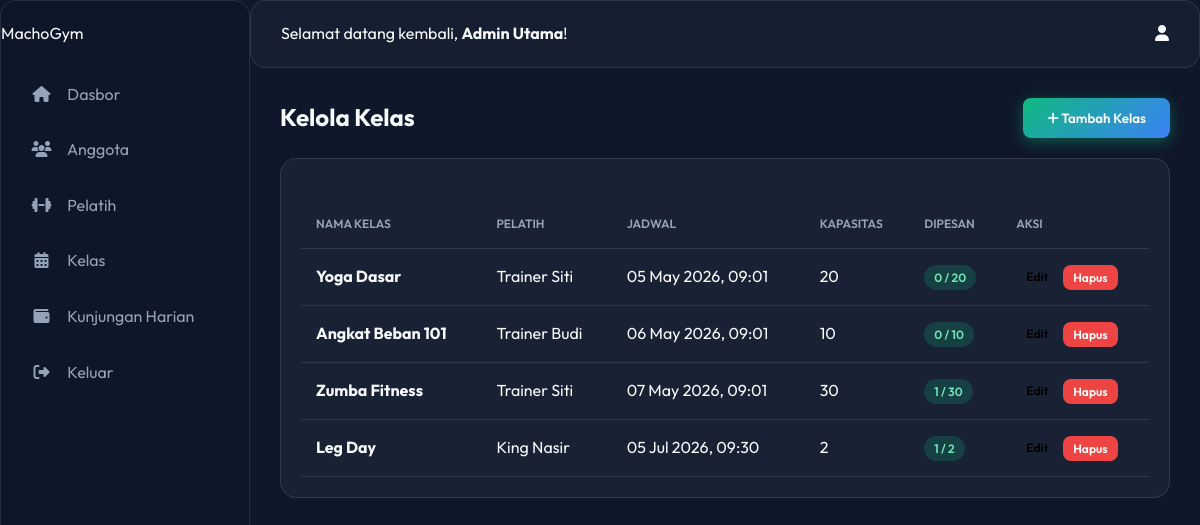
The page /index.php?page=admin_classes (signed in) on the database its author committed.
### tables this page shows
CREATE TABLE `classes` (
  `id` int(11) NOT NULL,
  `name` varchar(100) NOT NULL,
  `description` text DEFAULT NULL,
  `trainer_id` int(11) NOT NULL,
  `schedule` datetime NOT NULL,
  `capacity` int(11) NOT NULL,
  `created_at` timestamp NOT NULL DEFAULT current_timestamp()
);

### views/admin/classes.php (the view, shortened to what this page needs)
<?php
require_once 'views/layouts/header.php';
$db = new Database();
$conn = $db->getConnection();
?>
<div style="display: flex; justify-content: space-between; align-items: center; margin-bottom: 20px;">
    <h2>Kelola Kelas</h2>
    <button class="btn btn-primary" onclick="document.getElementById('addClassForm').style.display = 'block'; document.getElementById('editClassForm').style.display = 'none';"><i class="fa fa-plus"></i> Tambah Kelas</button>
</div>
<div class="glass" style="padding: 20px;">
    <div class="table-container">
        <table class="table">
            <thead>
                <tr>
                    <th>Nama Kelas</th>
                    <th>Pelatih</th>
                    <th>Jadwal</th>
                    <th>Kapasitas</th>
                    <th>Dipesan</th>
                    <th>Aksi</th>
                </tr>
            </thead>
            <tbody>
                <?php
                $stmt = $conn->query("
                    SELECT c.id, c.name, c.description, c.schedule, c.capacity, c.trainer_id, tu.name as trainer_name,
                           (SELECT COUNT(*) FROM bookings b WHERE b.class_id = c.id AND b.status='booked') as booked_count
                    FROM classes c
                    JOIN trainers t ON c.trainer_id = t.id
                    JOIN users tu ON t.user_id = tu.id
                    ORDER BY c.schedule ASC
                ");
                while ($row = $stmt->fetch()):
                    $schedule_val = date('Y-m-d\TH:i', strtotime($row['schedule']));
                ?>
                <tr>
                    <td><strong><?php echo $row['name']; ?></strong></td>
                    <td><?php echo $row['trainer_name']; ?></td>
                    <td><?php echo date('d M Y, H:i', strtotime($row['schedule'])); ?></td>
                    <td><?php echo $row['capacity']; ?></td>
                    <td>
                        <span class="badge <?php echo $row['booked_count'] >= $row['capacity'] ? 'badge-danger' : 'badge-success'; ?>">
                            <?php echo $row['booked_count'] . ' / ' . $row['capacity']; ?>
                        </span>
                    </td>
                    <td>
                        <div style="display: flex; gap: 5px;">
                            <button class="btn btn-warning" onclick="editClass(<?php echo $row['id']; ?>, '<?php echo addslashes($row['name']); ?>', '<?php echo addslashes($row['description']); ?>', <?php echo $row['trainer_id']; ?>, '<?php echo $schedule_val; ?>', <?php echo $row['capacity']; ?>)" style="padding: 5px 10px; font-size: 12px; color: black; background-color: var(--warning); border-color: var(--warning);">Edit</button>
                            <form action="index.php?page=admin_classes" method="POST" onsubmit="return confirm('Apakah Anda yakin ingin menghapus kelas ini?');" style="margin: 0;">
                                <button type="submit" class="btn btn-danger" style="padding: 5px 10px; font-size: 12px; background-color: #ef4444; border-color: #ef4444; color: white;">Hapus</button>
                            </form>
                        </div>
                    </td>
                </tr>
                <?php endwhile; ?>
            </tbody>
        </table>
    </div>
</div>
<?php require_once 'views/layouts/footer.php'; ?>

### assets/css/style.css (style rules this page uses)
:root { --bg-dark: #0f172a; --bg-card: rgba(30, 41, 59, 0.7); --primary: #10b981; --primary-hover: #059669; --secondary: #3b82f6; --text-main: #f8fafc; --text-muted: #94a3b8; --border-color: rgba(255, 255, 255, 0.1); --glass-blur: blur(12px); }
* { margin: 0; padding: 0; box-sizing: border-box; font-family: 'Outfit', sans-serif; }
body { background-color: var(--bg-dark); color: var(--text-main); overflow-x: hidden; line-height: 1.6; }
.glass { background: var(--bg-card); backdrop-filter: var(--glass-blur); -webkit-backdrop-filter: var(--glass-blur); border: 1px solid var(--border-color); border-radius: 16px; }
.btn { display: inline-block; padding: 12px 24px; border-radius: 8px; font-weight: 600; cursor: pointer; transition: all 0.3s ease; border: none; outline: none; }
.btn-primary { background: linear-gradient(135deg, var(--primary), var(--secondary)); color: white; box-shadow: 0 4px 15px rgba(16, 185, 129, 0.4); }

### assets/css/dashboard.css (style rules this page uses)
.dashboard-body { background-color: var(--bg-dark); margin: 0; padding: 0; overflow-x: hidden; }
.table-container { width: 100%; overflow-x: auto; }
.table { width: 100%; border-collapse: collapse; margin-top: 20px; }
.table th, .table td { padding: 15px; text-align: left; border-bottom: 1px solid var(--border-color); }
.table th { color: var(--text-muted); font-weight: 600; text-transform: uppercase; font-size: 12px; }
.badge { padding: 5px 10px; border-radius: 20px; font-size: 12px; font-weight: 600; }
.badge-success { background: rgba(16, 185, 129, 0.2); color: #6ee7b7; }

### rows shown on the page
classes: name "Yoga Dasar", trainer_name "Trainer Siti", schedule "05 May 2026, 09:01", capacity "20", booked_count "0"
classes: name "Angkat Beban 101", trainer_name "Trainer Budi", schedule "06 May 2026, 09:01", capacity "10", booked_count "0"
classes: name "Zumba Fitness", trainer_name "Trainer Siti", schedule "07 May 2026, 09:01", capacity "30", booked_count "1"
classes: name "Leg Day", trainer_name "King Nasir", schedule "05 Jul 2026, 09:30", capacity "2", booked_count "1"

### other values the page prints
$_SESSION['user_name'] "Admin Utama"
